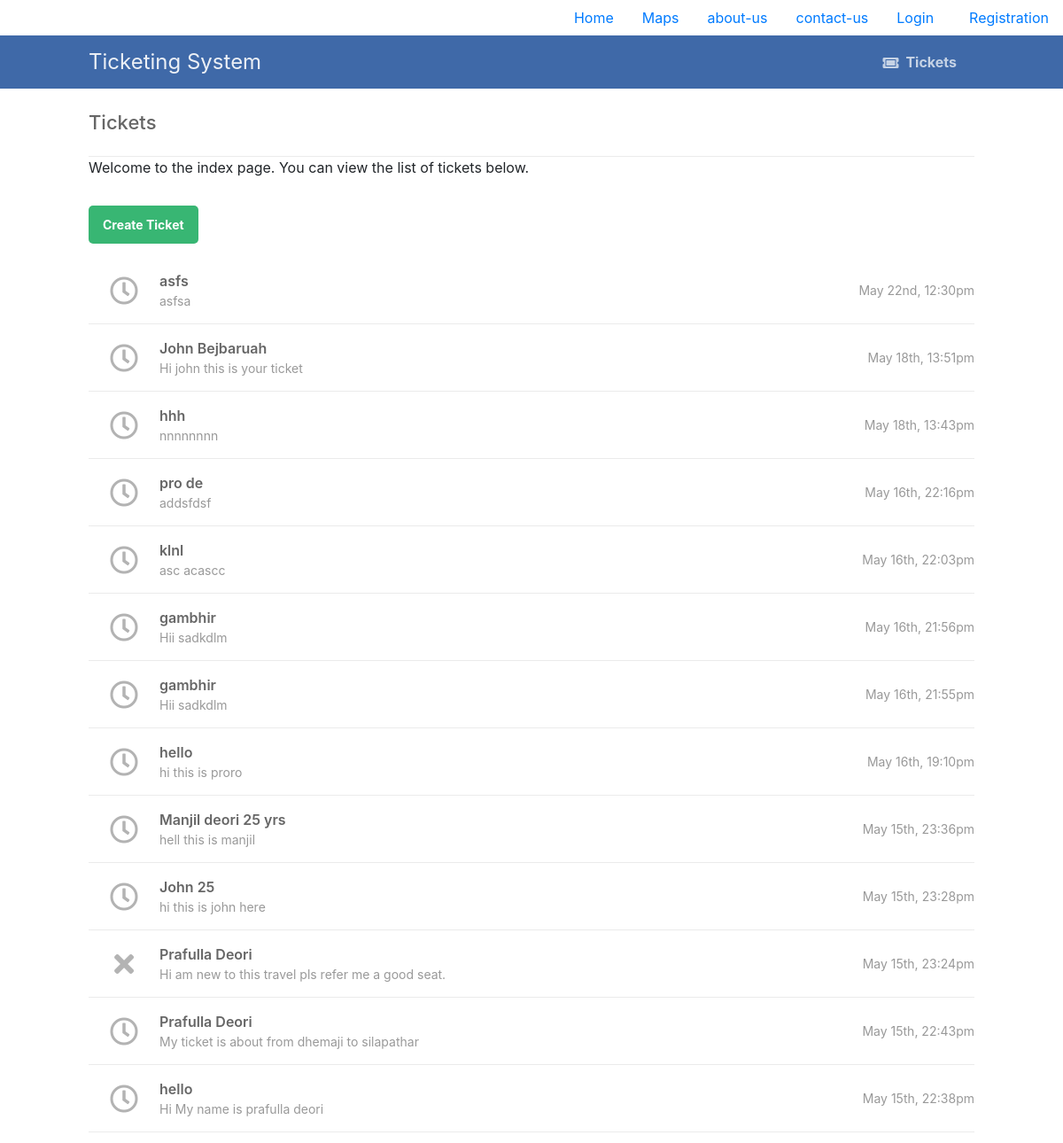
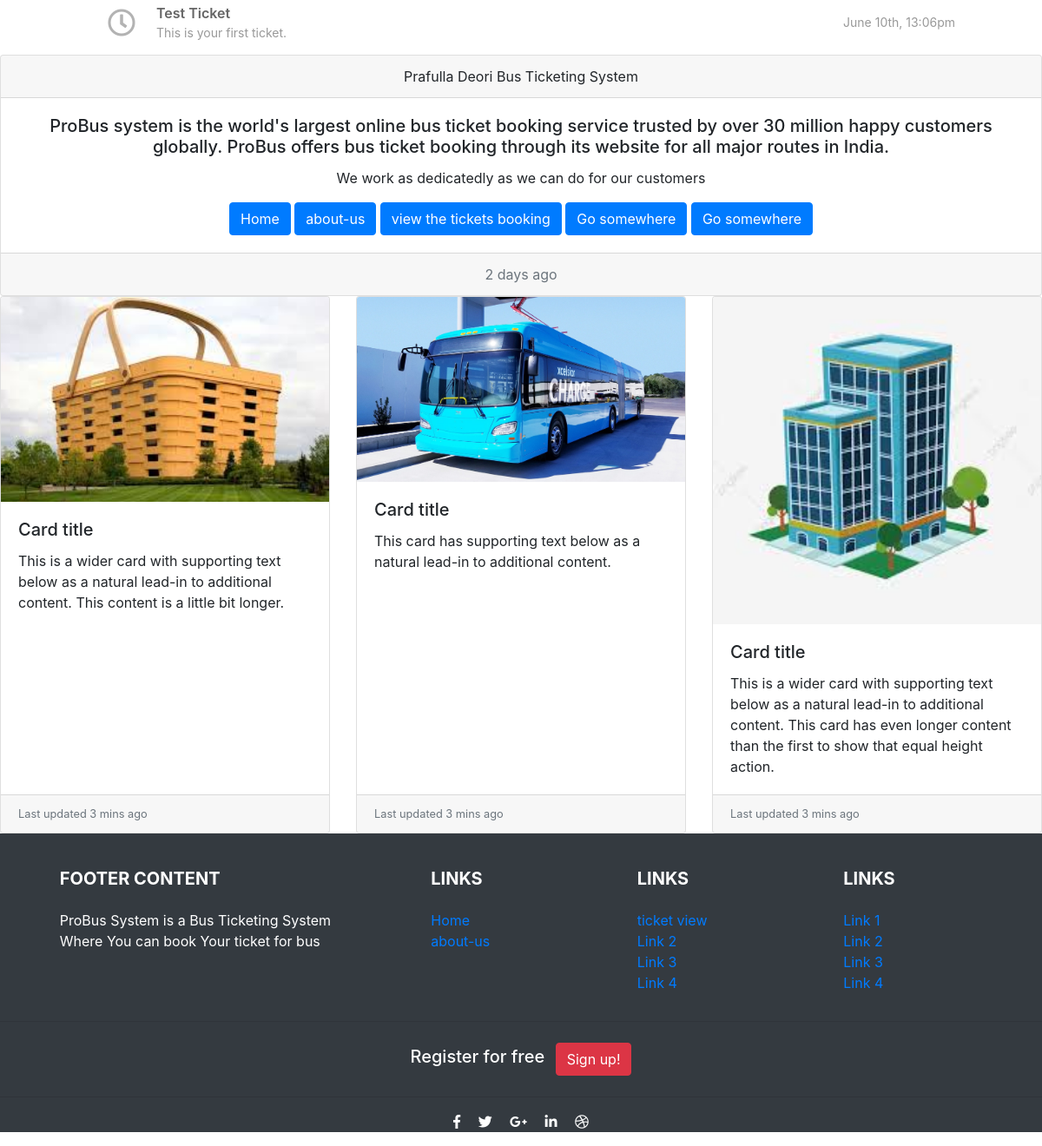
The app's page /afterlogin/index.php with its own data (2 pictures, top to bottom).
### tables this page shows
CREATE TABLE `tickets` (
  `id` int(11) NOT NULL,
  `title` varchar(255) NOT NULL,
  `fl` text NOT NULL,
  `ll` text NOT NULL,
  `msg` text NOT NULL,
  `email` varchar(255) NOT NULL,
  `created` datetime NOT NULL DEFAULT current_timestamp(),
  `status` enum('open','closed','resolved') NOT NULL DEFAULT 'open'
);

### afterlogin/index.php (the view, shortened to what this page needs)
<html lang="en">
<head>
  <link rel="stylesheet" href="https://maxcdn.bootstrapcdn.com/bootstrap/4.0.0/css/bootstrap.min.css">
</head>
<body>
<ul class="nav justify-content-end">
    <li class="nav-item">
      <a class="nav-link" href="../../index.php">Home</a>
    </li>
    <li class="nav-item">
      <a class="nav-link" href="map/map.php">Maps</a>
    </li>
    <li class="nav-item">
      <a class="nav-link" href="about.php">about-us</a>
    </li>
    <li class="nav-item">
      <a class="nav-link" href="contact-us.php">contact-us</a>
    </li>
    <li class="nav-link list-inline-item">
      <a href="#" data-toggle="modal" data-target="#login-modal" >Login</a>
    </li>
    <li class="nav-link list-inline-item">
      <a href="#" data-toggle="modal" data-target="#registration-modal" >Registration</a>
    </li>
    </ul>
<?php
include 'functions.php';
$pdo = pdo_connect_mysql();
$stmt = $pdo->prepare('SELECT * FROM tickets ORDER BY created DESC');
$stmt->execute();
$tickets = $stmt->fetchAll(PDO::FETCH_ASSOC);
?>
<?=template_header('Tickets')?>
<div class="content home">
	<h2>Tickets</h2>
	<p>Welcome to the index page. You can view the list of tickets below.</p>
	<div class="btns">
		<a href="create.php" class="btn">Create Ticket</a>
	</div>
	<div class="tickets-list">
		<?php foreach ($tickets as $ticket): ?>
		<a href="view.php?id=<?=$ticket['id']?>" class="ticket">
			<span class="con">
				<?php if ($ticket['status'] == 'open'): ?>
				<i class="far fa-clock fa-2x"></i>
				<?php elseif ($ticket['status'] == 'resolved'): ?>
				<i class="fas fa-check fa-2x"></i>
				<?php elseif ($ticket['status'] == 'closed'): ?>
				<i class="fas fa-times fa-2x"></i>
				<?php endif; ?>
			</span>
			<span class="con">
				<span class="title"><?=htmlspecialchars($ticket['title'], ENT_QUOTES)?></span>
				<span class="msg"><?=htmlspecialchars($ticket['msg'], ENT_QUOTES)?></span>
			</span>
			<span class="con created"><?=date('F dS, G:ia', strtotime($ticket['created']))?></span>
		</a>
		<?php endforeach; ?>
	</div>
</div>
<?=template_footer()?>
    <div class="card text-center">
  <div class="card-header">
   Prafulla Deori Bus Ticketing System
  </div>
  <div class="card-body">
    <h5 class="card-title">
ProBus system is the world's largest online bus ticket booking service trusted by over 30 million happy customers globally. ProBus offers bus ticket booking through its website for all major routes in India.</h5>
    <p class="card-text"> We work as dedicatedly as we can do for our customers</p>
    <a href="index.php" class="btn btn-primary">Home</a>
	<a href="about.php" class="btn btn-primary">about-us</a>
	<a href="view.php" class="btn btn-primary">view the tickets booking</a>
	<a href="" class="btn btn-primary">Go somewhere</a>
	<a href="#" class="btn btn-primary">Go somewhere</a>
  </div>
  <div class="card-footer text-muted">
    2 days ago
  </div>
</div>
<div class="card-deck">
  <div class="card">
    <img class="card-img-top" src="img/1.jpg" alt="Card image cap">
    <div class="card-body">
      <h5 class="card-title">Card title</h5>
      <p class="card-text">This is a wider card with supporting text below as a natural lead-in to additional content. This content is a little bit longer.</p>
    </div>
    <div class="card-footer">
      <small class="text-muted">Last updated 3 mins ago</small>
    </div>
  </div>
  <div class="card">
    <img class="card-img-top" src="img/2.jpg" alt="Card image cap">
    <div class="card-body">
      <h5 class="card-title">Card title</h5>
      <p class="card-text">This card has supporting text below as a natural lead-in to additional content.</p>
    </div>
    <div class="card-footer">
      <small class="text-muted">Last updated 3 mins ago</small>
    </div>
  </div>
  <div class="card">
    <img class="card-img-top" src="img/3.jpg" alt="Card image cap">
    <div class="card-body">
      <h5 class="card-title">Card title</h5>
      <p class="card-text">This is a wider card with supporting text below as a natural lead-in to additional content. This card has even longer content than the first to show that equal height action.</p>
    </div>
    <div class="card-footer">
      <small class="text-muted">Last updated 3 mins ago</small>
    </div>
  </div>
</div>
<footer class="page-footer font-small stylish-color-dark pt-4 bg-dark text-center text-white">
  <div class="container text-center text-md-left">
    <div class="row">
      <div class="col-md-4 mx-auto">
        <h5 class="font-weight-bold text-uppercase mt-3 mb-4">Footer Content</h5>
        <p>ProBus System is a Bus Ticketing System Where You can book Your ticket for bus</p>
      </div>
      <div class="col-md-2 mx-auto">
        <h5 class="font-weight-bold text-uppercase mt-3 mb-4">Links</h5>
        <ul class="list-unstyled">
          <li>
            <a href="index.php">Home</a>
          </li>
          <li>
            <a href="about.php">about-us</a>
          </li>
        </ul>
      </div>
      <div class="col-md-2 mx-auto">
        <h5 class="font-weight-bold text-uppercase mt-3 mb-4">Links</h5>
        <ul class="list-unstyled">
          <li>
            <a href="view.php">ticket view</a>
          </li>
          <li>
            <a href="#!">Link 2</a>
          </li>
          <li>
            <a href="#!">Link 3</a>
          </li>
          <li>
            <a href="#!">Link 4</a>
          </li>
        </ul>
      </div>
      <div class="col-md-2 mx-auto">
        <h5 class="font-weight-bold text-uppercase mt-3 mb-4">Links</h5>
        <ul class="list-unstyled">
          <li>
            <a href="#!">Link 1</a>
          </li>
          <li>
            <a href="#!">Link 2</a>
          </li>
          <li>
            <a href="#!">Link 3</a>
          </li>
          <li>
            <a href="#!">Link 4</a>
          </li>
        </ul>
      </div>
    </div>
  </div>
  <hr>
  <ul class="list-unstyled list-inline text-center py-2">
    <li class="list-inline-item">
      <h5 class="mb-1">Register for free</h5>
    </li>
    <li class="list-inline-item">
      <a href="#!" class="btn btn-danger btn-rounded">Sign up!</a>
    </li>
  </ul>
  <hr>
  <ul class="list-unstyled list-inline text-center">
    <li class="list-inline-item">
      <a class="btn-floating btn-fb mx-1">
        <i class="fab fa-facebook-f"> </i>
      </a>
    </li>
    <li class="list-inline-item">
      <a class="btn-floating btn-tw mx-1">
        <i class="fab fa-twitter"> </i>
      </a>
    </li>
    <li class="list-inline-item">
      <a class="btn-floating btn-gplus mx-1">
        <i class="fab fa-google-plus-g"> </i>
      </a>
    </li>
    <li class="list-inline-item">
      <a class="btn-floating btn-li mx-1">
        <i class="fab fa-linkedin-in"> </i>
      </a>
    </li>
    <li class="list-inline-item">
      <a class="btn-floating btn-dribbble mx-1">
        <i class="fab fa-dribbble"> </i>
      </a>
    </li>
  </ul>
</footer>
</body>
</html>

### afterlogin/style.css (style rules this page uses)
* { box-sizing: border-box; font-family: -apple-system, BlinkMacSystemFont, "segoe ui", roboto, oxygen, ubuntu, cantarell, "fira sans", "droid sans", "helvetica neue", Arial, sans-serif; font-size: 16px; -webkit-font-smoothing: antialiased; -moz-osx-font-smoothing: grayscale; }
body { background-color: #FFFFFF; margin: 0; }
.content { width: 1000px; margin: 0 auto; }
.content h2 { margin: 0; padding: 25px 0; font-size: 22px; border-bottom: 1px solid #ebebeb; color: #666666; }
.btns { display: flex; }
.btns .btn { display: inline-block; text-decoration: none; background-color: #38b673; font-weight: bold; font-size: 14px; border-radius: 5px; color: #FFFFFF; padding: 10px 15px; margin: 15px 10px 15px 0; }
.home .tickets-list { display: flex; flex-flow: column; }
.home .tickets-list .ticket { padding: 15px 0; width: 100%; border-bottom: 1px solid #ebebeb; display: flex; text-decoration: none; }
.home .tickets-list .ticket .con { display: flex; justify-content: center; flex-flow: column; }
.home .tickets-list .ticket i { text-align: center; width: 80px; color: #b3b3b3; }
.home .tickets-list .ticket .title { font-weight: 600; color: #666666; }
.home .tickets-list .ticket .msg { overflow: hidden; white-space: nowrap; text-overflow: ellipsis; max-width: 400px; color: #999999; font-size: 14px; }
.home .tickets-list .ticket .created { flex-grow: 1; align-items: flex-end; color: #999999; font-size: 14px; }
.home .tickets-list .ticket:last-child { border-bottom: 0; }

### records on screen
tickets: status "open" (drawn), title "asfs", msg "asfsa", created "May 22nd, 12:30pm"
tickets: status "open" (drawn), title "John Bejbaruah", msg "Hi john this is your ticket", created "May 18th, 13:51pm"
tickets: status "open" (drawn), title "hhh", msg "nnnnnnnn", created "May 18th, 13:43pm"
tickets: status "open" (drawn), title "pro de", msg "addsfdsf", created "May 16th, 22:16pm"
tickets: status "open" (drawn), title "klnl", msg "asc acascc", created "May 16th, 22:03pm"
tickets: status "open" (drawn), title "gambhir", msg "Hii sadkdlm", created "May 16th, 21:56pm"
tickets: status "open" (drawn), title "gambhir", msg "Hii sadkdlm", created "May 16th, 21:55pm"
tickets: status "open" (drawn), title "hello", msg "hi this is proro", created "May 16th, 19:10pm"
tickets: status "open" (drawn), title "Manjil deori 25 yrs", msg "hell this is manjil", created "May 15th, 23:36pm"
tickets: status "open" (drawn), title "John 25", msg "hi this is john here", created "May 15th, 23:28pm"
tickets: status "closed" (drawn), title "Prafulla Deori", msg "Hi am new to this travel pls refer me a good seat.", created "May 15th, 23:24pm"
tickets: status "open" (drawn), title "Prafulla Deori", msg "My ticket is about from dhemaji to silapathar", created "May 15th, 22:43pm"
tickets: status "open" (drawn), title "hello", msg "Hi My name is prafulla deori", created "May 15th, 22:38pm"
tickets: status "open" (drawn), title "Test Ticket", msg "This is your first ticket.", created "June 10th, 13:06pm"
